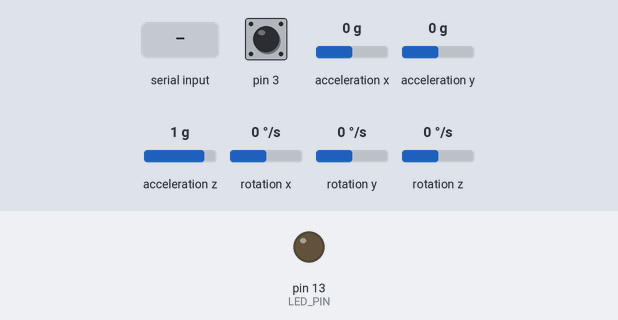
This sketch was run on a simulated Arduino Leonardo, built with avr-gcc and run on an emulated ATmega32U4. Parts: output pins drawn as LEDs (lit = HIGH). Dashed ring = blinking. Inputs (shaded band) come from the test bench; at power-on: acceleration x 0 g, acceleration y 0 g, acceleration z 1 g, rotation z 0 °/s, pin 3 HIGH, rotation x 0 °/s, rotation y 0 °/s. The sensor or clock chip raises its interrupt line as the real part does; what the sketch prints to the serial monitor is not drawn.

Above: at 1.1 s.
1.2 s: "1\n" received over Serial
At 2.36 s:
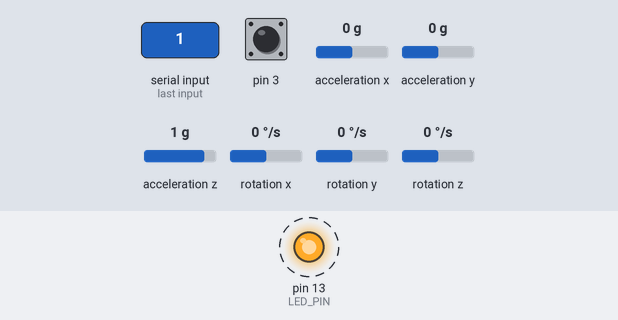
4.2 s: acceleration x set to -1.4 g
7.2 s: acceleration y set to -1.4 g
10.2 s: acceleration z set to -1.4 g
13.2 s: rotation z set to -192 °/s
16.2 s: pin 3 pulled LOW for 1 s
Timing chart, 0 to 20.2 s (numbered marks = the images above; inputs shaded):
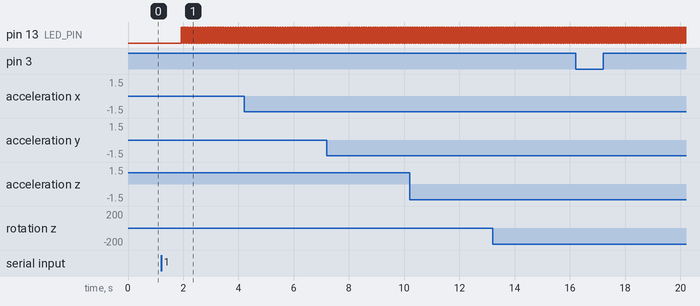

Measured:
- after the input at 1.2 s, pin 13 (LED_PIN): alternates HIGH for 0.01 s and LOW for 0.01 s, starting after 0.72 s

The sketch:

motion2.ino.ino
```cpp
// I2C device class (I2Cdev) demonstration Arduino sketch for MPU6050 class using DMP (MotionApps v2.0)
// 6/21/2012 by Jeff Rowberg <jeff@rowberg.net>
// Updates should (hopefully) always be available at https://github.com/jrowberg/i2cdevlib
//
// Changelog:
//      2013-05-08 - added seamless Fastwire support
//                 - added note about gyro calibration
//      2012-06-21 - added note about Arduino 1.0.1 + Leonardo compatibility error
//      2012-06-20 - improved FIFO overflow handling and simplified read process
//      2012-06-19 - completely rearranged DMP initialization code and simplification
//      2012-06-13 - pull gyro and accel data from FIFO packet instead of reading directly
//      2012-06-09 - fix broken FIFO read sequence and change interrupt detection to RISING
//      2012-06-05 - add gravity-compensated initial reference frame acceleration output
//                 - add 3D math helper file to DMP6 example sketch
//                 - add Euler output and Yaw/Pitch/Roll output formats
//      2012-06-04 - remove accel offset clearing for better results (thanks Sungon Lee)
//      2012-06-01 - fixed gyro sensitivity to be 2000 deg/sec instead of 250
//      2012-05-30 - basic DMP initialization working

/* ============================================
I2Cdev device library code is placed under the MIT license
Copyright (c) 2012 Jeff Rowberg

Permission is hereby granted, free of charge, to any person obtaining a copy
of this software and associated documentation files (the "Software"), to deal
in the Software without restriction, including without limitation the rights
to use, copy, modify, merge, publish, distribute, sublicense, and/or sell
copies of the Software, and to permit persons to whom the Software is
furnished to do so, subject to the following conditions:

The above copyright notice and this permission notice shall be included in
all copies or substantial portions of the Software.

THE SOFTWARE IS PROVIDED "AS IS", WITHOUT WARRANTY OF ANY KIND, EXPRESS OR
IMPLIED, INCLUDING BUT NOT LIMITED TO THE WARRANTIES OF MERCHANTABILITY,
FITNESS FOR A PARTICULAR PURPOSE AND NONINFRINGEMENT. IN NO EVENT SHALL THE
AUTHORS OR COPYRIGHT HOLDERS BE LIABLE FOR ANY CLAIM, DAMAGES OR OTHER
LIABILITY, WHETHER IN AN ACTION OF CONTRACT, TORT OR OTHERWISE, ARISING FROM,
OUT OF OR IN CONNECTION WITH THE SOFTWARE OR THE USE OR OTHER DEALINGS IN
THE SOFTWARE.
===============================================
*/

// I2Cdev and MPU6050 must be installed as libraries, or else the .cpp/.h files
// for both classes must be in the include path of your project
#include "I2Cdev.h"

#include "MPU6050_6Axis_MotionApps20.h"
//#include "MPU6050.h" // not necessary if using MotionApps include file

// Arduino Wire library is required if I2Cdev I2CDEV_ARDUINO_WIRE implementation
// is used in I2Cdev.h
#if I2CDEV_IMPLEMENTATION == I2CDEV_ARDUINO_WIRE
    #include "Wire.h"
#endif

// class default I2C address is 0x68
// specific I2C addresses may be passed as a parameter here
// AD0 low = 0x68 (default for SparkFun breakout and InvenSense evaluation board)
// AD0 high = 0x69
MPU6050 mpu;
//MPU6050 mpu(0x69); // <-- use for AD0 high

/* =========================================================================
   NOTE: In addition to connection 3.3v, GND, SDA, and SCL, this sketch
   depends on the MPU-6050's INT pin being connected to the Arduino's
   external interrupt #0 pin. On the Arduino Uno and Mega 2560, this is
   digital I/O pin 2.
 * ========================================================================= */

/* =========================================================================
   NOTE: Arduino v1.0.1 with the Leonardo board generates a compile error
   when using Serial.write(buf, len). The Teapot output uses this method.
   The solution requires a modification to the Arduino USBAPI.h file, which
   is fortunately simple, but annoying. This will be fixed in the next IDE
   release. For more info, see these links:

   http://arduino.cc/forum/index.php/topic,109987.0.html
   http://code.google.com/p/arduino/issues/detail?id=958
 * ========================================================================= */


// uncomment "OUTPUT_READABLE_QUATERNION" if you want to see the actual
// quaternion components in a [w, x, y, z] format (not best for parsing
// on a remote host such as Processing or something though)
//#define OUTPUT_READABLE_QUATERNION

// uncomment "OUTPUT_READABLE_EULER" if you want to see Euler angles
// (in degrees) calculated from the quaternions coming from the FIFO.
// Note that Euler angles suffer from gimbal lock (for more info, see
// http://en.wikipedia.org/wiki/Gimbal_lock)
//#define OUTPUT_READABLE_EULER

// uncomment "OUTPUT_READABLE_YAWPITCHROLL" if you want to see the yaw/
// pitch/roll angles (in degrees) calculated from the quaternions coming
// from the FIFO. Note this also requires gravity vector calculations.
// Also note that yaw/pitch/roll angles suffer from gimbal lock (for
// more info, see: http://en.wikipedia.org/wiki/Gimbal_lock)
#define OUTPUT_READABLE_YAWPITCHROLL

// uncomment "OUTPUT_READABLE_REALACCEL" if you want to see acceleration
// components with gravity removed. This acceleration reference frame is
// not compensated for orientation, so +X is always +X according to the
// sensor, just without the effects of gravity. If you want acceleration
// compensated for orientation, us OUTPUT_READABLE_WORLDACCEL instead.
//#define OUTPUT_READABLE_REALACCEL

// uncomment "OUTPUT_READABLE_WORLDACCEL" if you want to see acceleration
// components with gravity removed and adjusted for the world frame of
// reference (yaw is relative to initial orientation, since no magnetometer
// is present in this case). Could be quite handy in some cases.
//#define OUTPUT_READABLE_WORLDACCEL

// uncomment "OUTPUT_TEAPOT" if you want output that matches the
// format used for the InvenSense teapot demo
//#define OUTPUT_TEAPOT


#define LED_PIN 13 // (Arduino is 13, Teensy is 11, Teensy++ is 6)
bool blinkState = false;

// MPU control/status vars
bool dmpReady = false;  // set true if DMP init was successful
uint8_t mpuIntStatus;   // holds actual interrupt status byte from MPU
uint8_t devStatus;      // return status after each device operation (0 = success, !0 = error)
uint16_t packetSize;    // expected DMP packet size (default is 42 bytes)
uint16_t fifoCount;     // count of all bytes currently in FIFO
uint8_t fifoBuffer[64]; // FIFO storage buffer

// orientation/motion vars
Quaternion q;           // [w, x, y, z]         quaternion container
VectorInt16 aa;         // [x, y, z]            accel sensor measurements
VectorInt16 aaReal;     // [x, y, z]            gravity-free accel sensor measurements
VectorInt16 aaWorld;    // [x, y, z]            world-frame accel sensor measurements
VectorFloat gravity;    // [x, y, z]            gravity vector
float euler[3];         // [psi, theta, phi]    Euler angle container
float ypr[3];           // [yaw, pitch, roll]   yaw/pitch/roll container and gravity vector

// packet structure for InvenSense teapot demo
uint8_t teapotPacket[14] = { '$', 0x02, 0,0, 0,0, 0,0, 0,0, 0x00, 0x00, '\r', '\n' };


// ================================================================
// ===               INTERRUPT DETECTION ROUTINE                ===
// ================================================================

volatile bool mpuInterrupt = false;     // indicates whether MPU interrupt pin has gone high
void dmpDataReady() {
    mpuInterrupt = true;
}


// ================================================================
// ===                      INITIAL SETUP                       ===
// ================================================================

void setup() {
    // join I2C bus (I2Cdev library doesn't do this automatically)
    #if I2CDEV_IMPLEMENTATION == I2CDEV_ARDUINO_WIRE
        Wire.begin();
        delay(100);
        TWBR = 24; // 400kHz I2C clock (200kHz if CPU is 8MHz). Comment this line if having compilation difficulties with TWBR.
    #elif I2CDEV_IMPLEMENTATION == I2CDEV_BUILTIN_FASTWIRE
        Fastwire::setup(400, true);
    #endif

    // initialize serial communication
    // (115200 chosen because it is required for Teapot Demo output, but it's
    // really up to you depending on your project)
    Serial.begin(38400);
    delay(100);
    //while (!Serial); // wait for Leonardo enumeration, others continue immediately

    // NOTE: 8MHz or slower host processors, like the Teensy @ 3.3v or Ardunio
    // Pro Mini running at 3.3v, cannot handle this baud rate reliably due to
    // the baud timing being too misaligned with processor ticks. You must use
    // 38400 or slower in these cases, or use some kind of external separate
    // crystal solution for the UART timer.

    // initialize device
    Serial.println(F("Initializing I2C devices..."));
    mpu.initialize();
    delay(100);

    // verify connection
    Serial.println(F("Testing device connections..."));
    Serial.println(mpu.testConnection() ? F("MPU6050 connection successful") : F("MPU6050 connection failed"));

    // wait for ready
    Serial.println(F("\nSend any character to begin DMP programming and demo: "));
    while (Serial.available() && Serial.read()); // empty buffer
    while (!Serial.available());                 // wait for data
    while (Serial.available() && Serial.read()); // empty buffer again

    // load and configure the DMP
    Serial.println(F("Initializing DMP..."));
    devStatus = mpu.dmpInitialize();
    delay(100);

    // supply your own gyro offsets here, scaled for min sensitivity
    mpu.setXGyroOffset(220);
    mpu.setYGyroOffset(76);
    mpu.setZGyroOffset(-85);
    mpu.setZAccelOffset(1788); // 1688 factory default for my test chip
    delay(100);

    // make sure it worked (returns 0 if so)
    if (devStatus == 0) {
        // turn on the DMP, now that it's ready
        Serial.println(F("Enabling DMP..."));
        mpu.setDMPEnabled(true);

        // enable Arduino interrupt detection
        Serial.println(F("Enabling interrupt detection (Arduino external interrupt 0)..."));
        attachInterrupt(0, dmpDataReady, RISING);
        mpuIntStatus = mpu.getIntStatus();

        // set our DMP Ready flag so the main loop() function knows it's okay to use it
        Serial.println(F("DMP ready! Waiting for first interrupt..."));
        dmpReady = true;

        // get expected DMP packet size for later comparison
        packetSize = mpu.dmpGetFIFOPacketSize();
    } else {
        // ERROR!
        // 1 = initial memory load failed
        // 2 = DMP configuration updates failed
        // (if it's going to break, usually the code will be 1)
        Serial.print(F("DMP Initialization failed (code "));
        Serial.print(devStatus);
        Serial.println(F(")"));
    }

    // configure LED for output
    pinMode(LED_PIN, OUTPUT);
}


// ================================================================
// ===                    MAIN PROGRAM LOOP                     ===
// ================================================================

void loop() {
    // if programming failed, don't try to do anything
    if (!dmpReady) {
        return;
    } else {
        Serial.println("dmpReady failed");
    }

    // wait for MPU interrupt or extra packet(s) available
    while (!mpuInterrupt && fifoCount < packetSize) {
        // other program behavior stuff here
        // .
        // .
        // .
        // if you are really paranoid you can frequently test in between other
        // stuff to see if mpuInterrupt is true, and if so, "break;" from the
        // while() loop to immediately process the MPU data
        // .
        // .
        // .
    }

    // reset interrupt flag and get INT_STATUS byte
    mpuInterrupt = false;
    mpuIntStatus = mpu.getIntStatus();

    // get current FIFO count
    fifoCount = mpu.getFIFOCount();

    // check for overflow (this should never happen unless our code is too inefficient)
    if ((mpuIntStatus & 0x10) || fifoCount == 1024) {
        // reset so we can continue cleanly
        mpu.resetFIFO();
        Serial.println(F("FIFO overflow!"));

    // otherwise, check for DMP data ready interrupt (this should happen frequently)
    } else if (mpuIntStatus & 0x02) {
        // wait for correct available data length, should be a VERY short wait
        while (fifoCount < packetSize) fifoCount = mpu.getFIFOCount();

        // read a packet from FIFO
        mpu.getFIFOBytes(fifoBuffer, packetSize);

        // track FIFO count here in case there is > 1 packet available
        // (this lets us immediately read more without waiting for an interrupt)
        fifoCount -= packetSize;

        #ifdef OUTPUT_READABLE_QUATERNION
            // display quaternion values in easy matrix form: w x y z
            mpu.dmpGetQuaternion(&q, fifoBuffer);
            Serial.print("quat\t");
            Serial.print(q.w);
            Serial.print("\t");
            Serial.print(q.x);
            Serial.print("\t");
            Serial.print(q.y);
            Serial.print("\t");
            Serial.println(q.z);
        #endif

        #ifdef OUTPUT_READABLE_EULER
            // display Euler angles in degrees
            mpu.dmpGetQuaternion(&q, fifoBuffer);
            mpu.dmpGetEuler(euler, &q);
            Serial.print("euler\t");
            Serial.print(euler[0] * 180/M_PI);
            Serial.print("\t");
            Serial.print(euler[1] * 180/M_PI);
            Serial.print("\t");
            Serial.println(euler[2] * 180/M_PI);
        #endif

        #ifdef OUTPUT_READABLE_YAWPITCHROLL
            // display Euler angles in degrees
            mpu.dmpGetQuaternion(&q, fifoBuffer);
            mpu.dmpGetGravity(&gravity, &q);
            mpu.dmpGetYawPitchRoll(ypr, &q, &gravity);
            Serial.print("ypr\t");
            Serial.print(ypr[0] * 180/M_PI);
            Serial.print("\t");
            Serial.print(ypr[1] * 180/M_PI);
            Serial.print("\t");
            Serial.println(ypr[2] * 180/M_PI);
        #endif

        #ifdef OUTPUT_READABLE_REALACCEL
            // display real acceleration, adjusted to remove gravity
            mpu.dmpGetQuaternion(&q, fifoBuffer);
            mpu.dmpGetAccel(&aa, fifoBuffer);
            mpu.dmpGetGravity(&gravity, &q);
            mpu.dmpGetLinearAccel(&aaReal, &aa, &gravity);
            Serial.print("areal\t");
            Serial.print(aaReal.x);
            Serial.print("\t");
            Serial.print(aaReal.y);
            Serial.print("\t");
            Serial.println(aaReal.z);
        #endif

        #ifdef OUTPUT_READABLE_WORLDACCEL
            // display initial world-frame acceleration, adjusted to remove gravity
            // and rotated based on known orientation from quaternion
            mpu.dmpGetQuaternion(&q, fifoBuffer);
            mpu.dmpGetAccel(&aa, fifoBuffer);
            mpu.dmpGetGravity(&gravity, &q);
            mpu.dmpGetLinearAccel(&aaReal, &aa, &gravity);
            mpu.dmpGetLinearAccelInWorld(&aaWorld, &aaReal, &q);
            Serial.print("aworld\t");
            Serial.print(aaWorld.x);
            Serial.print("\t");
            Serial.print(aaWorld.y);
            Serial.print("\t");
            Serial.println(aaWorld.z);
        #endif

        #ifdef OUTPUT_TEAPOT
            // display quaternion values in InvenSense Teapot demo format:
            teapotPacket[2] = fifoBuffer[0];
            teapotPacket[3] = fifoBuffer[1];
            teapotPacket[4] = fifoBuffer[4];
            teapotPacket[5] = fifoBuffer[5];
            teapotPacket[6] = fifoBuffer[8];
            teapotPacket[7] = fifoBuffer[9];
            teapotPacket[8] = fifoBuffer[12];
            teapotPacket[9] = fifoBuffer[13];
            Serial.write(teapotPacket, 14);
            teapotPacket[11]++; // packetCount, loops at 0xFF on purpose
        #endif

        // blink LED to indicate activity
        blinkState = !blinkState;
        digitalWrite(LED_PIN, blinkState);
    }
}
```
